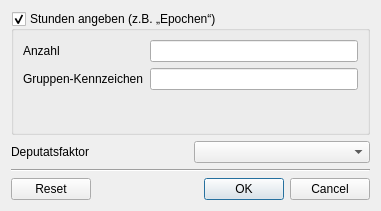
<?xml version="1.0" encoding="UTF-8"?>
<ui version="4.0">
 <class>Dialog</class>
 <widget class="QDialog" name="Dialog">
  <property name="geometry">
   <rect>
    <x>0</x>
    <y>0</y>
    <width>381</width>
    <height>211</height>
   </rect>
  </property>
  <property name="windowTitle">
   <string>Dialog</string>
  </property>
  <layout class="QVBoxLayout" name="verticalLayout">
   <item>
    <widget class="QGroupBox" name="nlessons">
     <property name="toolTip">
      <string>&lt;html&gt;&lt;head/&gt;&lt;body&gt;&lt;p&gt;Bei normalen Unterrichtstunden ergibt sich das Deputat aus der Anzahl der Stunden – multipliziert mit dem Deputatsfaktor.&lt;/p&gt;&lt;p&gt;Alternativ kann eine konkrete „Stundenzahl“ hier angegeben werden.&lt;/p&gt;&lt;/body&gt;&lt;/html&gt;</string>
     </property>
     <property name="title">
      <string>Stunden angeben (z.B. „Epochen“)</string>
     </property>
     <property name="checkable">
      <bool>true</bool>
     </property>
     <layout class="QVBoxLayout" name="verticalLayout_2">
      <item>
       <layout class="QFormLayout" name="formLayout">
        <item row="0" column="0">
         <widget class="QLabel" name="label1">
          <property name="text">
           <string>Anzahl</string>
          </property>
          <property name="buddy">
           <cstring>workload</cstring>
          </property>
         </widget>
        </item>
        <item row="0" column="1">
         <widget class="QLineEdit" name="workload">
          <property name="toolTip">
           <string>&lt;html&gt;&lt;head/&gt;&lt;body&gt;&lt;p&gt;Die Anzahl der Blöcke/Epochen für diesen „Kurs“. Das Deputat ergibt sich aus dem Produkt dieser Zahl mit dem Deputatsfaktor.&lt;/p&gt;&lt;/body&gt;&lt;/html&gt;</string>
          </property>
         </widget>
        </item>
        <item row="1" column="0">
         <widget class="QLabel" name="label3">
          <property name="toolTip">
           <string>&lt;html&gt;&lt;head/&gt;&lt;body&gt;&lt;p&gt;&lt;br/&gt;&lt;/p&gt;&lt;/body&gt;&lt;/html&gt;</string>
          </property>
          <property name="text">
           <string>Gruppen-Kennzeichen</string>
          </property>
          <property name="buddy">
           <cstring>work_group</cstring>
          </property>
         </widget>
        </item>
        <item row="1" column="1">
         <widget class="QLineEdit" name="work_group">
          <property name="toolTip">
           <string>&lt;html&gt;&lt;head/&gt;&lt;body&gt;&lt;p&gt;Wenn in einem Block mehrere Gruppen („Kurse“) gemeinsam unterrichtet werden, sollten sie hier ein Kennzeichen haben, damit die Deputate nicht mehrfach gezählt werden.&lt;/p&gt;&lt;/body&gt;&lt;/html&gt;</string>
          </property>
         </widget>
        </item>
       </layout>
      </item>
     </layout>
    </widget>
   </item>
   <item>
    <layout class="QHBoxLayout" name="horizontalLayout">
     <item>
      <widget class="QLabel" name="label2">
       <property name="text">
        <string>Deputatsfaktor</string>
       </property>
       <property name="buddy">
        <cstring>pay_factor</cstring>
       </property>
      </widget>
     </item>
     <item>
      <widget class="QComboBox" name="pay_factor">
       <property name="toolTip">
        <string>&lt;html&gt;&lt;head/&gt;&lt;body&gt;&lt;p&gt;Um das Deputat für einen „Kurs“ zu errechnen, wird die Stundenzahl mit diesem Faktor multipliziert.&lt;/p&gt;&lt;/body&gt;&lt;/html&gt;</string>
       </property>
      </widget>
     </item>
    </layout>
   </item>
   <item>
    <widget class="Line" name="line">
     <property name="orientation">
      <enum>Qt::Horizontal</enum>
     </property>
    </widget>
   </item>
   <item>
    <widget class="QDialogButtonBox" name="buttonBox">
     <property name="orientation">
      <enum>Qt::Horizontal</enum>
     </property>
     <property name="standardButtons">
      <set>QDialogButtonBox::Cancel|QDialogButtonBox::Ok|QDialogButtonBox::Reset</set>
     </property>
    </widget>
   </item>
  </layout>
 </widget>
 <resources/>
 <connections>
  <connection>
   <sender>buttonBox</sender>
   <signal>accepted()</signal>
   <receiver>Dialog</receiver>
   <slot>accept()</slot>
   <hints>
    <hint type="sourcelabel">
     <x>248</x>
     <y>254</y>
    </hint>
    <hint type="destinationlabel">
     <x>157</x>
     <y>274</y>
    </hint>
   </hints>
  </connection>
  <connection>
   <sender>buttonBox</sender>
   <signal>rejected()</signal>
   <receiver>Dialog</receiver>
   <slot>reject()</slot>
   <hints>
    <hint type="sourcelabel">
     <x>316</x>
     <y>260</y>
    </hint>
    <hint type="destinationlabel">
     <x>286</x>
     <y>274</y>
    </hint>
   </hints>
  </connection>
 </connections>
</ui>
